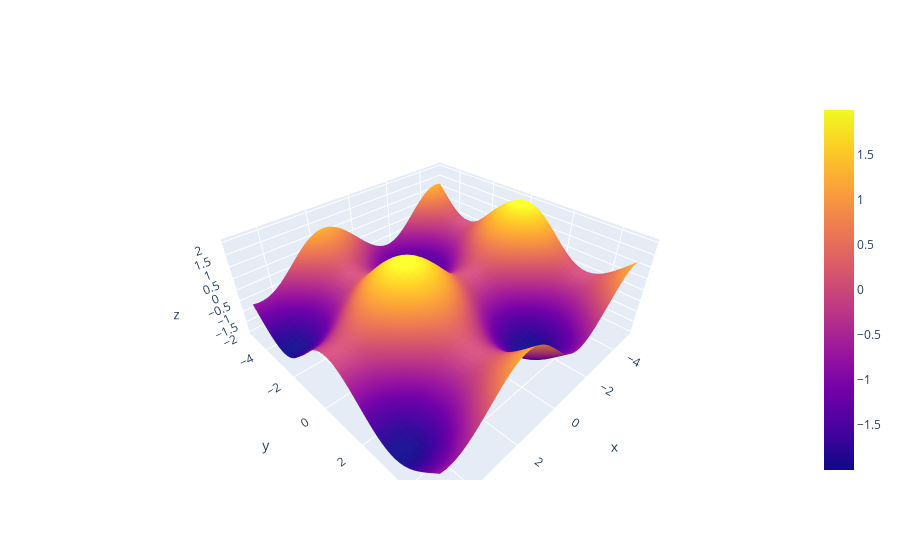

Notebook code for this chart:
### Code cell


### Figure 1 — Plotly figure (JSON) as saved in the notebook; plotly's stock layout.template omitted (floating-point values rounded to 4 significant figures; data arrays with more than 128 entries replaced by an {"elided": "..."} marker saying what was removed)
{"data": [{"type": "surface", "x": {"elided": "50x50 float values"}, "y": {"elided": "50x50 float values"}, "z": {"elided": "50x50 float values"}}, {"type": "scatter3d", "x": [0, 1, 2, 3, 4, 5]}], "layout": {}}
